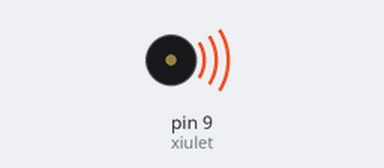
Recording of a sketch running on a simulated Arduino Uno, built with avr-gcc and run on an emulated ATmega328P. Shown: buzzer (waves = sounding).

Above: at 1.0 s.
At 4.7 s:
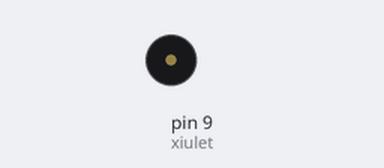
Timing chart, 0 to 6.5 s (numbered marks = the images above):
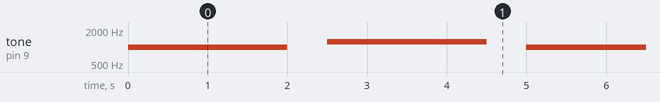

Measured:
- by itself, tone on pin 9 (xiulet): repeats every 5.0 s: silent 0.50 s, 1250 Hz 2.0 s, silent 0.50 s, 1000 Hz 2.0 s

The sketch:

Ex_4.ino
```cpp
/****************************************************************
**                                                             **
**                         TÍTOL:                              **
**          Posar un nom representatiu del programa            **
**                                                             **
**  NOM: Alex P                      DATA: xx/xx/20xx **
****************************************************************/
//********** Includes *************************************************************

//********** Variables ************************************************************
const byte xiulet = 9;        // donar nom al pin 9 de l’Arduino

//********** Setup ****************************************************************
void setup()
{
  pinMode(xiulet, OUTPUT);   // definir el pin 9 com una sortida
}

//********** Loop *****************************************************************
void loop()
{
  tone(xiulet, 1000, 2000);  //Sona durant 2s a 1000 Hz.

  delay(2000+500);

  tone(xiulet, 1250, 2000);  //Sona durant 2s a 1250 Hz.

  delay(2000+500);
}

//********** Funcions *************************************************************
```
